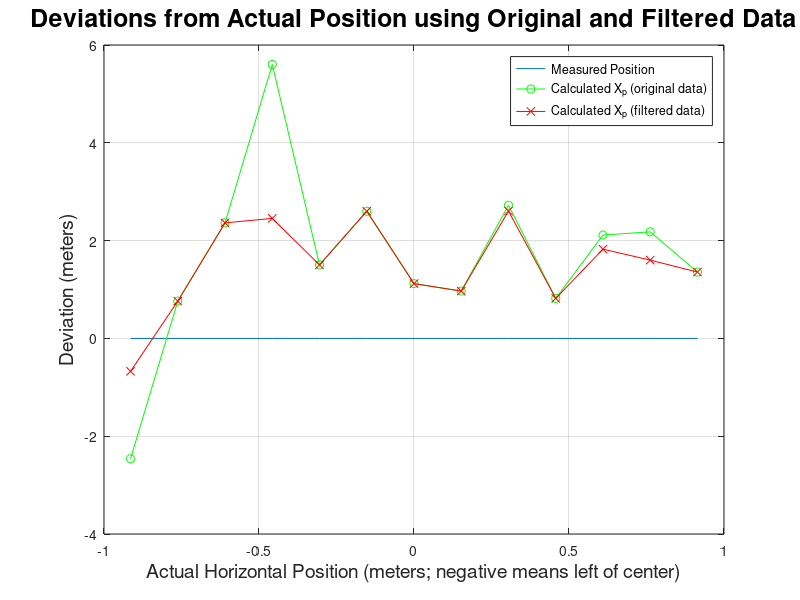

This figure's MATLAB source:
%Daniel Balch, Zakari Abner, Tay Johnson
%ECE 449 (Senior Design Project; Adviser: Dr. Dmitrity Garmatyuk)
%2-29-2016
%2-D Positioning Code Deviation Plotter
numSamples = 20e3;
rangesA = [4.731 3.315 3.75 6.12 3.525 2.235 3.12 3.12 1.35 3.06 1.89 1.53 2.415];
rangesB = [2.91 3.315 3.75 3.87 3.525 2.235 3.12 3.12 4.41 3.06 2.25 2.325 2.415];
prePrevChange = 0;
prevChange = 0;
minimaFound = 0;
k = 3;
minimaK = 0;
for i = 1:2
    if (i == 1)
        ranges = rangesA;
    else
        ranges = rangesB;
    end
    while ((k <= (length(ranges))) && (minimaFound == 0))
        prePreviousR = ranges((k-2));
        prevR = ranges((k-1));
        currentR = ranges(k);
        prePrevChange = prevR - prePreviousR;
        prevChange = currentR - prevR;
        cond1 = (prePrevChange <= 0) && (prevChange > 0);
        cond2 = (prePrevChange < 0) && (prevChange >= 0);
        if (cond1 || cond2)
            minimaFound = 1;
            observedY_t = prevR;
            minimaK = (k-1);
        end
        k = k + 1;
    end
    initialR = ranges(1);
    observedX_t = sqrt((initialR^2) - (observedY_t^2));
    observedX_t = abs(observedX_t);
    observedX_p = (sqrt((ranges.^2) - (observedY_t^2)));
    observedX_p = abs(observedX_p);
    for n = 1:(length(observedX_p))
        if (n <= minimaK)
            observedX_p(n) = (-1 * observedX_p(n));
        end
    end
    actualPositions = -36:6:36;
    actualPositions = (actualPositions.*2.54.*0.01);
    deviation =  observedX_p - actualPositions;
    groundDevs = zeros(1,(length(actualPositions)));
    if (i == 1)
        plot(actualPositions,groundDevs);
        hold on;
        plot(actualPositions,deviation,'g','Marker','o');
    else
        plot(actualPositions,deviation,'r','Marker','x');
    end
    if (i == 2)
        legend('Measured Position','Calculated X_{p} (original data)',...
            'Calculated X_{p} (filtered data)','Location','NorthEast');
        grid on;
        xlabel('Actual Horizontal Position (meters; negative means left of center)', 'FontSize', 14);
        ylabel('Deviation (meters)', 'FontSize', 14);
        title('Deviations from Actual Position using Original and Filtered Data', 'FontSize', 18);
    end
end